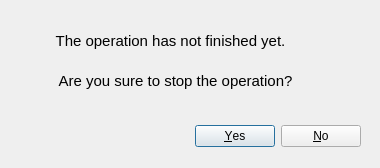
<?xml version="1.0" encoding="UTF-8"?>
<ui version="4.0">
 <class>Dialog</class>
 <widget class="QDialog" name="Dialog">
  <property name="geometry">
   <rect>
    <x>0</x>
    <y>0</y>
    <width>380</width>
    <height>168</height>
   </rect>
  </property>
  <property name="windowTitle">
   <string>FUE Stop</string>
  </property>
  <property name="windowIcon">
   <iconset>
    <normaloff>hairstyle.png</normaloff>hairstyle.png</iconset>
  </property>
  <widget class="QDialogButtonBox" name="buttonBox">
   <property name="geometry">
    <rect>
     <x>20</x>
     <y>120</y>
     <width>341</width>
     <height>32</height>
    </rect>
   </property>
   <property name="orientation">
    <enum>Qt::Horizontal</enum>
   </property>
   <property name="standardButtons">
    <set>QDialogButtonBox::No|QDialogButtonBox::Yes</set>
   </property>
  </widget>
  <widget class="QLabel" name="label">
   <property name="geometry">
    <rect>
     <x>10</x>
     <y>0</y>
     <width>321</width>
     <height>81</height>
    </rect>
   </property>
   <property name="font">
    <font>
     <family>Segoe UI</family>
     <pointsize>11</pointsize>
    </font>
   </property>
   <property name="text">
    <string>The operation has not finished yet.</string>
   </property>
   <property name="alignment">
    <set>Qt::AlignCenter</set>
   </property>
  </widget>
  <widget class="QLabel" name="label_2">
   <property name="geometry">
    <rect>
     <x>10</x>
     <y>60</y>
     <width>331</width>
     <height>41</height>
    </rect>
   </property>
   <property name="font">
    <font>
     <family>Segoe UI</family>
     <pointsize>11</pointsize>
    </font>
   </property>
   <property name="text">
    <string>Are you sure to stop the operation?</string>
   </property>
   <property name="alignment">
    <set>Qt::AlignCenter</set>
   </property>
  </widget>
 </widget>
 <resources/>
 <connections>
  <connection>
   <sender>buttonBox</sender>
   <signal>accepted()</signal>
   <receiver>Dialog</receiver>
   <slot>accept()</slot>
   <hints>
    <hint type="sourcelabel">
     <x>248</x>
     <y>254</y>
    </hint>
    <hint type="destinationlabel">
     <x>157</x>
     <y>274</y>
    </hint>
   </hints>
  </connection>
  <connection>
   <sender>buttonBox</sender>
   <signal>rejected()</signal>
   <receiver>Dialog</receiver>
   <slot>reject()</slot>
   <hints>
    <hint type="sourcelabel">
     <x>316</x>
     <y>260</y>
    </hint>
    <hint type="destinationlabel">
     <x>286</x>
     <y>274</y>
    </hint>
   </hints>
  </connection>
 </connections>
</ui>
